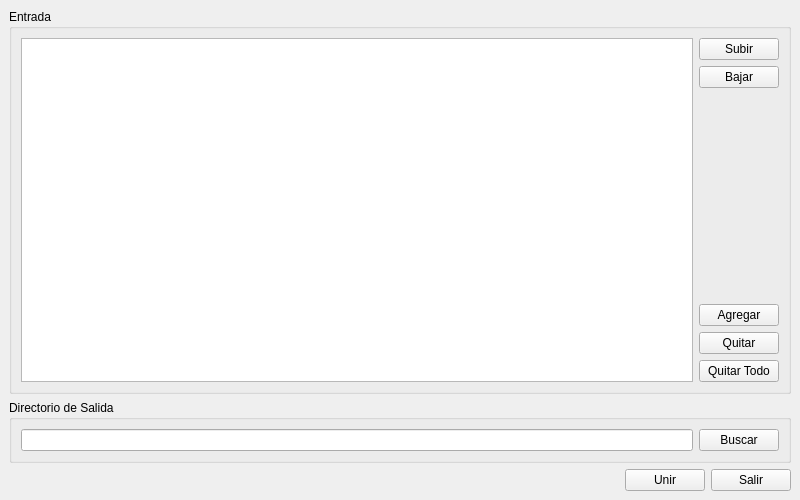
<?xml version="1.0" encoding="UTF-8"?>
<ui version="4.0">
 <class>MainWindow</class>
 <widget class="QMainWindow" name="MainWindow">
  <property name="geometry">
   <rect>
    <x>0</x>
    <y>0</y>
    <width>800</width>
    <height>500</height>
   </rect>
  </property>
  <property name="minimumSize">
   <size>
    <width>800</width>
    <height>500</height>
   </size>
  </property>
  <property name="maximumSize">
   <size>
    <width>800</width>
    <height>500</height>
   </size>
  </property>
  <property name="windowTitle">
   <string>PDF Tool Kit Merge GUI</string>
  </property>
  <property name="windowIcon">
   <iconset>
    <normaloff>../icons/PDFToolKit.png</normaloff>../icons/PDFToolKit.png</iconset>
  </property>
  <widget class="QWidget" name="centralwidget">
   <layout class="QGridLayout" name="gridLayout_3">
    <item row="2" column="0">
     <spacer name="horizontalSpacer">
      <property name="orientation">
       <enum>Qt::Horizontal</enum>
      </property>
      <property name="sizeHint" stdset="0">
       <size>
        <width>597</width>
        <height>20</height>
       </size>
      </property>
     </spacer>
    </item>
    <item row="1" column="0" colspan="3">
     <widget class="QGroupBox" name="groupBox_2">
      <property name="title">
       <string>Directorio de Salida</string>
      </property>
      <layout class="QGridLayout" name="gridLayout_2">
       <item row="0" column="0">
        <widget class="QLineEdit" name="tbOutput"/>
       </item>
       <item row="0" column="1">
        <widget class="QPushButton" name="btSearch">
         <property name="text">
          <string>Buscar</string>
         </property>
        </widget>
       </item>
      </layout>
     </widget>
    </item>
    <item row="0" column="0" colspan="3">
     <widget class="QGroupBox" name="groupBox">
      <property name="title">
       <string>Entrada</string>
      </property>
      <layout class="QGridLayout" name="gridLayout">
       <item row="0" column="0">
        <widget class="QListWidget" name="listWidget"/>
       </item>
       <item row="0" column="1">
        <layout class="QVBoxLayout" name="verticalLayout">
         <item>
          <widget class="QPushButton" name="btUp">
           <property name="text">
            <string>Subir</string>
           </property>
          </widget>
         </item>
         <item>
          <widget class="QPushButton" name="btDown">
           <property name="text">
            <string>Bajar</string>
           </property>
          </widget>
         </item>
         <item>
          <spacer name="verticalSpacer">
           <property name="orientation">
            <enum>Qt::Vertical</enum>
           </property>
           <property name="sizeHint" stdset="0">
            <size>
             <width>20</width>
             <height>58</height>
            </size>
           </property>
          </spacer>
         </item>
         <item>
          <widget class="QPushButton" name="btAdd">
           <property name="text">
            <string>Agregar</string>
           </property>
          </widget>
         </item>
         <item>
          <widget class="QPushButton" name="btQuit">
           <property name="text">
            <string>Quitar</string>
           </property>
          </widget>
         </item>
         <item>
          <widget class="QPushButton" name="btQuitAll">
           <property name="text">
            <string>Quitar Todo</string>
           </property>
          </widget>
         </item>
        </layout>
       </item>
      </layout>
     </widget>
    </item>
    <item row="2" column="2">
     <widget class="QPushButton" name="btExit">
      <property name="text">
       <string>Salir</string>
      </property>
     </widget>
    </item>
    <item row="2" column="1">
     <widget class="QPushButton" name="btMerge">
      <property name="text">
       <string>Unir</string>
      </property>
     </widget>
    </item>
   </layout>
  </widget>
  <action name="actionSalir">
   <property name="text">
    <string>Salir</string>
   </property>
  </action>
  <action name="actionAcerca_de">
   <property name="text">
    <string>Acerca de PDF Tool Kit GUI</string>
   </property>
  </action>
 </widget>
 <resources/>
 <connections/>
</ui>
